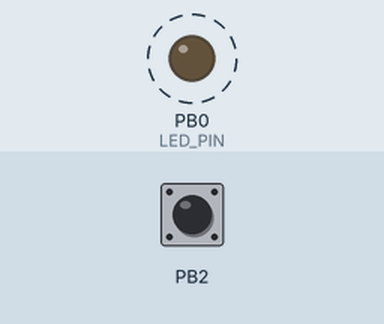
The sketch below on a simulated ATtiny85, built with avr-gcc and run on an emulated ATtiny85. On the bench: output pins drawn as LEDs (lit = HIGH). Dashed ring = blinking. The inputs (shaded band) are chosen by the test bench; at power-on: PB2 HIGH. Sleep ends after the set time or at an interrupt.

Above: at 1.2 s.
1.3 s: PB2 pulled LOW for 0.15 s
At 3.5 s:
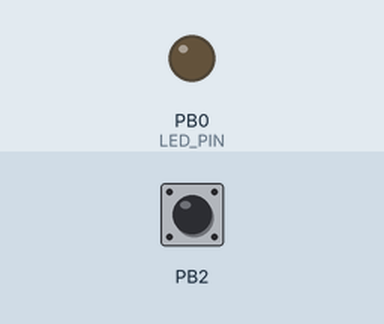
Timing chart, 0 to 5.0 s (numbered marks = the images above; inputs shaded):
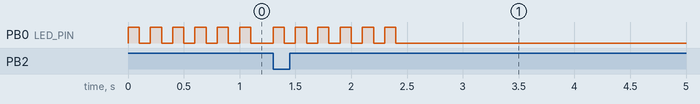

The sketch:

watchdog_timer1.ino
```cpp
#include <avr/sleep.h>

const int LED_PIN = 0;
const unsigned long KEEP_RUNNING = 10000;    //milliseconds

void setup(void)
{
    //to minimize power consumption while sleeping, output pins must not source
    //or sink any current. input pins must have a defined level; a good way to
    //ensure this is to enable the internal pullup resistors.

    for (byte i=0; i<11; i++) {    //make all pins inputs with pullups enabled
        pinMode(i, INPUT_PULLUP);
    }
    pinMode(LED_PIN, OUTPUT);      //make the led pin an output
    digitalWrite(LED_PIN, LOW);    //drive it low so it doesn't source current
}

void loop(void)
{
    for (byte i=0; i<5; i++) {     //wake up, flash the LED
        digitalWrite(LED_PIN, HIGH);
        delay(100);
        digitalWrite(LED_PIN, LOW);
        delay(100);
    }

    digitalWrite(LED_PIN, HIGH);   //blink LED once before sleeping
    delay(100);
    digitalWrite(LED_PIN, LOW);
    goToSleep();
}

void goToSleep(void)
{
    set_sleep_mode(SLEEP_MODE_PWR_DOWN);
    sleep_enable();
    MCUCR &= ~(_BV(ISC01) | _BV(ISC00));      //INT0 on low level
    GIMSK |= _BV(INT0);                       //enable INT0
    byte adcsra = ADCSRA;                     //save ADCSRA
    ADCSRA &= ~_BV(ADEN);                     //disable ADC
    cli();                                    //stop interrupts to ensure the BOD timed sequence executes as required
    byte mcucr1 = MCUCR | _BV(BODS) | _BV(BODSE);  //turn off the brown-out detector
    byte mcucr2 = mcucr1 & ~_BV(BODSE);
    MCUCR = mcucr1;
    MCUCR = mcucr2;
    sei();                                    //ensure interrupts enabled so we can wake up again
    sleep_cpu();                              //go to sleep
    sleep_disable();                          //wake up here
    ADCSRA = adcsra;                          //restore ADCSRA
}

//external interrupt 0 wakes the MCU
ISR(INT0_vect)
{
    GIMSK = 0;                     //disable external interrupts (only need one to wake up)
}
```

Measured:
- after the input at 1.3 s, PB0 (LED_PIN): alternates HIGH for 0.10 s and LOW for 0.10 s, 12 changes in all, then stays LOW, starting at once
- by itself, PB0 (LED_PIN): alternates HIGH for 0.10 s and LOW for 0.10 s
